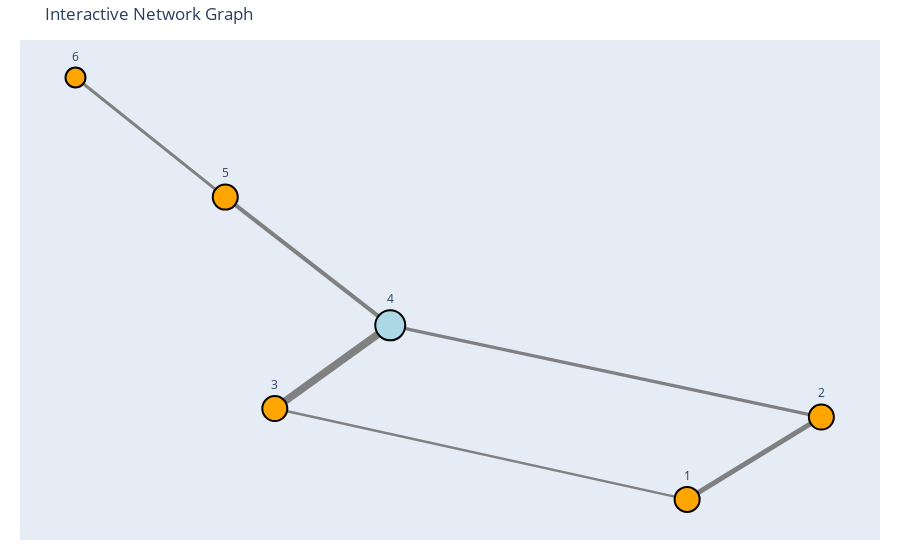

Notebook code for this chart:
### Code cell
import networkx as nx
import plotly.graph_objects as go

# 그래프 생성
G = nx.Graph()

# 노드 추가
nodes = [1, 2, 3, 4, 5, 6]
G.add_nodes_from(nodes) # 노드를 아무렇게 추가함

# 엣지 추가 (가중치 포함)
edges = [(1, 2, 2.5), (1, 3, 1.2), (3, 4, 3.8), (2, 4, 1.7), (4, 5, 2.0), (5, 6, 1.5)]
G.add_weighted_edges_from(edges) # 엣지와 가중치 값만 설정

# 노드 위치 설정
pos = nx.spring_layout(G, seed=42)

# 노드 좌표 리스트
x_nodes = [pos[k][0] for k in G.nodes()] # 어떤 기준인지 모르겠지만 노드 당 x 좌표 설정
print(x_nodes)
y_nodes = [pos[k][1] for k in G.nodes()] # 어떤 기준인지 모르겠지만 노드 당 y 좌표 설정
print(y_nodes)

# 엣지 리스트 생성 (개별적으로 추가하여 굵기 조정)
edge_traces = []
for edge in G.edges(data=True):
    x0, y0 = pos[edge[0]]
    x1, y1 = pos[edge[1]]

    edge_traces.append(go.Scatter(
        x=[x0, x1], y=[y0, y1],
        line=dict(width=edge[2]["weight"] * 2, color='gray'),  # 가중치에 따른 굵기 반영
        mode='lines'
    ))

# 노드 크기 및 색상 설정
node_sizes = [15 + 5 * len(list(G.neighbors(n))) for n in G.nodes()]  # 연결된 노드 수에 비례
node_colors = ['lightblue' if len(list(G.neighbors(n))) > 2 else 'orange' for n in G.nodes()]  # 연결된 노드 수에 따라 색상 지정

# 노드 시각화 (투명도 제거)
node_trace = go.Scatter(
    x=x_nodes, y=y_nodes,
    mode='markers+text',
    marker=dict(
        size=node_sizes,
        color=node_colors,
        opacity=1.0,  # 투명도 완전히 제거
        line=dict(width=2, color='black')
    ),
    text=[str(node) for node in G.nodes()],
    textposition="top center"
)

# 플로팅
fig = go.Figure(data=edge_traces + [node_trace])  # 엣지와 노드를 함께 추가
fig.update_layout(
    title="Interactive Network Graph",
    showlegend=False,
    margin=dict(l=20, r=20, t=40, b=20),
    xaxis=dict(visible=False),  # X축 제거
    yaxis=dict(visible=False)   # Y축 제거
)

# 그래프 표시
fig.show()

### Figure 1 — Plotly figure (JSON) as saved in the notebook; plotly's stock layout.template omitted (floating-point values rounded to 4 significant figures)
{"data": [{"line": {"color": "gray", "width": 5}, "mode": "lines", "type": "scatter", "x": [0.2225, 0.3312], "y": [-0.7338, -0.3956]}, {"line": {"color": "gray", "width": 2.4}, "mode": "lines", "type": "scatter", "x": [0.2225, -0.1114], "y": [-0.7338, -0.3604]}, {"line": {"color": "gray", "width": 3.4}, "mode": "lines", "type": "scatter", "x": [0.3312, -0.01793], "y": [-0.3956, -0.01867]}, {"line": {"color": "gray", "width": 7.6}, "mode": "lines", "type": "scatter", "x": [-0.1114, -0.01793], "y": [-0.3604, -0.01867]}, {"line": {"color": "gray", "width": 4}, "mode": "lines", "type": "scatter", "x": [-0.01793, -0.1515], "y": [-0.01867, 0.5084]}, {"line": {"color": "gray", "width": 3}, "mode": "lines", "type": "scatter", "x": [-0.1515, -0.2728], "y": [0.5084, 1]}, {"marker": {"color": ["orange", "orange", "orange", "lightblue", "orange", "orange"], "line": {"color": "black", "width": 2}, "opacity": 1, "size": [25, 25, 25, 30, 25, 20]}, "mode": "markers+text", "text": ["1", "2", "3", "4", "5", "6"], "textposition": "top center", "type": "scatter", "x": [0.2225, 0.3312, -0.1114, -0.01793, -0.1515, -0.2728], "y": [-0.7338, -0.3956, -0.3604, -0.01867, 0.5084, 1]}], "layout": {"autosize": true, "margin": {"b": 20, "l": 20, "r": 20, "t": 40}, "showlegend": false, "title": {"text": "Interactive Network Graph"}, "xaxis": {"autorange": true, "range": [-0.3141, 0.3742], "type": "linear", "visible": false}, "yaxis": {"autorange": true, "range": [-0.9533, 1.197], "type": "linear", "visible": false}}}
